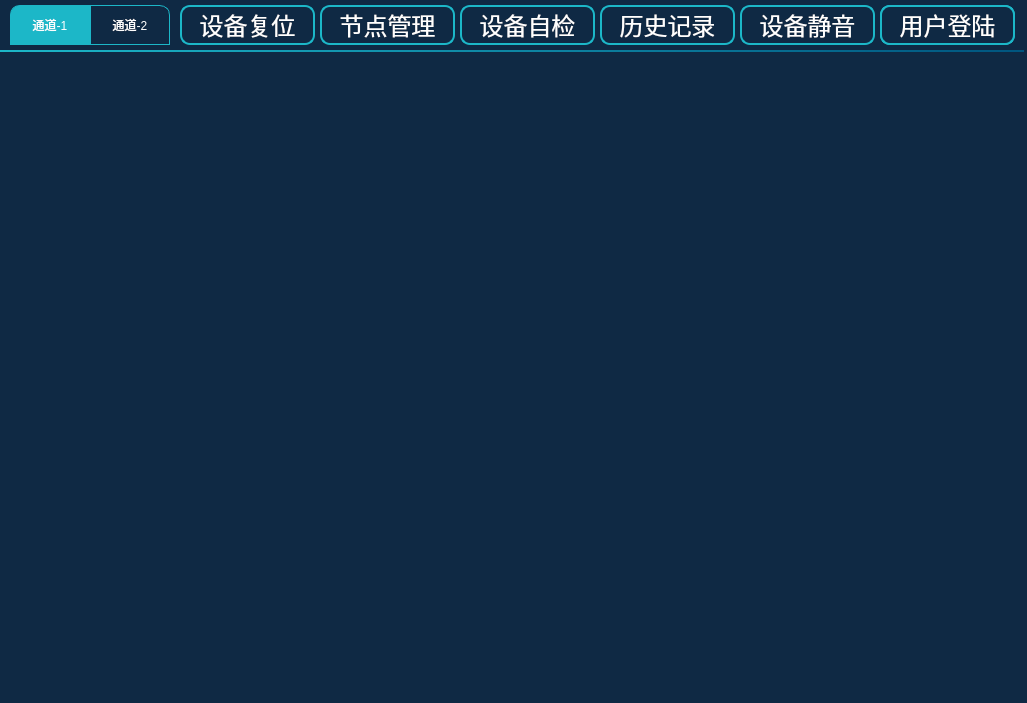
<?xml version="1.0" encoding="UTF-8"?>
<ui version="4.0">
 <class>MainPage</class>
 <widget class="QWidget" name="MainPage">
  <property name="geometry">
   <rect>
    <x>0</x>
    <y>0</y>
    <width>1027</width>
    <height>703</height>
   </rect>
  </property>
  <property name="windowTitle">
   <string>Form</string>
  </property>
  <property name="styleSheet">
   <string notr="true">QWidget#MainPage{
background-color: rgb(15, 41, 68);
}
QToolButton{
font: 18pt &quot;文泉驿等宽微米黑&quot;;
color: rgb(255, 255, 255);
border:2px solid rgb(28, 183, 200);
border-radius:10px;
background-color: rgb(15, 41, 68);
}
QToolButton:disabled{
font: 18pt &quot;文泉驿等宽微米黑&quot;;
color: rgb(255, 255, 255);
border-color: rgb(255, 255, 255);
}
/*
QToolButton:hover{
font: 17pt &quot;文泉驿等宽微米黑&quot;;
color: rgb(255, 0, 0);
color: rgb(0, 185, 185);
/*background-color: rgb(3, 127, 119);
}*/
QDialog{
background-color: rgb(15, 41, 68);
}
QPushButton{
width:50px;
height:35px;
font: 14pt &quot;文泉驿等宽微米黑&quot;;
color: rgb(255, 255, 255);
border:2px solid rgb(28, 183, 200);
border-radius:10px;
background-color: rgb(15, 41, 68);
}
QLabel{
font: 14pt &quot;文泉驿等宽微米黑&quot;;
color: rgb(255, 255, 255);
}</string>
  </property>
  <widget class="QToolButton" name="tBtnMute">
   <property name="geometry">
    <rect>
     <x>740</x>
     <y>5</y>
     <width>135</width>
     <height>40</height>
    </rect>
   </property>
   <property name="baseSize">
    <size>
     <width>110</width>
     <height>35</height>
    </size>
   </property>
   <property name="font">
    <font>
     <family>文泉驿等宽微米黑</family>
     <pointsize>18</pointsize>
     <weight>50</weight>
     <italic>false</italic>
     <bold>false</bold>
    </font>
   </property>
   <property name="text">
    <string>设备静音</string>
   </property>
   <property name="icon">
    <iconset resource="../image.qrc">
     <normaloff>:/Image/speaker.png</normaloff>:/Image/speaker.png</iconset>
   </property>
   <property name="iconSize">
    <size>
     <width>25</width>
     <height>25</height>
    </size>
   </property>
   <property name="toolButtonStyle">
    <enum>Qt::ToolButtonTextBesideIcon</enum>
   </property>
  </widget>
  <widget class="QToolButton" name="tBtnNodeManager">
   <property name="geometry">
    <rect>
     <x>320</x>
     <y>5</y>
     <width>135</width>
     <height>40</height>
    </rect>
   </property>
   <property name="baseSize">
    <size>
     <width>110</width>
     <height>35</height>
    </size>
   </property>
   <property name="font">
    <font>
     <family>文泉驿等宽微米黑</family>
     <pointsize>18</pointsize>
     <weight>50</weight>
     <italic>false</italic>
     <bold>false</bold>
    </font>
   </property>
   <property name="text">
    <string>节点管理</string>
   </property>
   <property name="icon">
    <iconset resource="../image.qrc">
     <normaloff>:/Image/tools.png</normaloff>:/Image/tools.png</iconset>
   </property>
   <property name="iconSize">
    <size>
     <width>25</width>
     <height>25</height>
    </size>
   </property>
   <property name="toolButtonStyle">
    <enum>Qt::ToolButtonTextBesideIcon</enum>
   </property>
  </widget>
  <widget class="QToolButton" name="tBtnRecordQuery">
   <property name="geometry">
    <rect>
     <x>600</x>
     <y>5</y>
     <width>135</width>
     <height>40</height>
    </rect>
   </property>
   <property name="baseSize">
    <size>
     <width>110</width>
     <height>35</height>
    </size>
   </property>
   <property name="font">
    <font>
     <family>文泉驿等宽微米黑</family>
     <pointsize>18</pointsize>
     <weight>50</weight>
     <italic>false</italic>
     <bold>false</bold>
    </font>
   </property>
   <property name="text">
    <string>历史记录</string>
   </property>
   <property name="icon">
    <iconset resource="../image.qrc">
     <normaloff>:/Image/volume.png</normaloff>:/Image/volume.png</iconset>
   </property>
   <property name="iconSize">
    <size>
     <width>25</width>
     <height>25</height>
    </size>
   </property>
   <property name="toolButtonStyle">
    <enum>Qt::ToolButtonTextBesideIcon</enum>
   </property>
  </widget>
  <widget class="QToolButton" name="tBtnUserLogin">
   <property name="geometry">
    <rect>
     <x>880</x>
     <y>5</y>
     <width>135</width>
     <height>40</height>
    </rect>
   </property>
   <property name="baseSize">
    <size>
     <width>110</width>
     <height>35</height>
    </size>
   </property>
   <property name="font">
    <font>
     <family>文泉驿等宽微米黑</family>
     <pointsize>18</pointsize>
     <weight>50</weight>
     <italic>false</italic>
     <bold>false</bold>
    </font>
   </property>
   <property name="text">
    <string>用户登陆</string>
   </property>
   <property name="icon">
    <iconset resource="../image.qrc">
     <normaloff>:/Image/user.png</normaloff>:/Image/user.png</iconset>
   </property>
   <property name="iconSize">
    <size>
     <width>25</width>
     <height>25</height>
    </size>
   </property>
   <property name="toolButtonStyle">
    <enum>Qt::ToolButtonTextBesideIcon</enum>
   </property>
  </widget>
  <widget class="QToolButton" name="tBtnPass2">
   <property name="geometry">
    <rect>
     <x>90</x>
     <y>5</y>
     <width>80</width>
     <height>40</height>
    </rect>
   </property>
   <property name="styleSheet">
    <string notr="true">QToolButton{
font: 16pt &quot;文泉驿等宽微米黑&quot;;
color: rgb(255, 255, 255);
border:1px solid rgb(28, 183, 200);
border-top-left-radius:0px;
border-top-right-radius:10px;
border-bottom-left-radius:0px;
border-bottom-right-radius:0px;
background-color: rgb(15, 41, 68);
}
/*
QToolButton:hover{
font: 13pt &quot;文泉驿等宽微米黑&quot;;
color: rgb(255, 255, 255);
background-color: rgb(28, 183, 200);
}
*/</string>
   </property>
   <property name="text">
    <string>通道-2</string>
   </property>
  </widget>
  <widget class="QToolButton" name="tBtnPass1">
   <property name="geometry">
    <rect>
     <x>10</x>
     <y>5</y>
     <width>80</width>
     <height>40</height>
    </rect>
   </property>
   <property name="styleSheet">
    <string notr="true">QToolButton{
font: 16pt &quot;文泉驿等宽微米黑&quot;;
color: rgb(255, 255, 255);
border:1px solid rgb(28, 183, 200);
border-top-left-radius:10px;
border-top-right-radius:0px;
border-bottom-left-radius:0px;
border-bottom-right-radius:0px;
background-color: rgb(15, 41, 68);
background-color: rgb(28, 183, 200);
}
/*
QToolButton:hover{
font: 13pt &quot;文泉驿等宽微米黑&quot;;
color: rgb(255, 255, 255);
background-color: rgb(28, 183, 200);
}*/</string>
   </property>
   <property name="text">
    <string>通道-1</string>
   </property>
  </widget>
  <widget class="QToolButton" name="tBtnReset">
   <property name="geometry">
    <rect>
     <x>180</x>
     <y>5</y>
     <width>135</width>
     <height>40</height>
    </rect>
   </property>
   <property name="baseSize">
    <size>
     <width>110</width>
     <height>35</height>
    </size>
   </property>
   <property name="font">
    <font>
     <family>文泉驿等宽微米黑</family>
     <pointsize>18</pointsize>
     <weight>50</weight>
     <italic>false</italic>
     <bold>false</bold>
    </font>
   </property>
   <property name="text">
    <string>设备复位</string>
   </property>
   <property name="icon">
    <iconset resource="../image.qrc">
     <normaloff>:/Image/reset.png</normaloff>:/Image/reset.png</iconset>
   </property>
   <property name="iconSize">
    <size>
     <width>25</width>
     <height>25</height>
    </size>
   </property>
   <property name="toolButtonStyle">
    <enum>Qt::ToolButtonTextBesideIcon</enum>
   </property>
  </widget>
  <widget class="QToolButton" name="tBtnSelfCheck">
   <property name="geometry">
    <rect>
     <x>460</x>
     <y>5</y>
     <width>135</width>
     <height>40</height>
    </rect>
   </property>
   <property name="baseSize">
    <size>
     <width>110</width>
     <height>35</height>
    </size>
   </property>
   <property name="font">
    <font>
     <family>文泉驿等宽微米黑</family>
     <pointsize>18</pointsize>
     <weight>50</weight>
     <italic>false</italic>
     <bold>false</bold>
    </font>
   </property>
   <property name="text">
    <string>设备自检</string>
   </property>
   <property name="icon">
    <iconset resource="../image.qrc">
     <normaloff>:/Image/focus.png</normaloff>:/Image/focus.png</iconset>
   </property>
   <property name="iconSize">
    <size>
     <width>25</width>
     <height>25</height>
    </size>
   </property>
   <property name="toolButtonStyle">
    <enum>Qt::ToolButtonTextBesideIcon</enum>
   </property>
  </widget>
  <widget class="QStackedWidget" name="stackedWgtPass">
   <property name="geometry">
    <rect>
     <x>0</x>
     <y>55</y>
     <width>1024</width>
     <height>640</height>
    </rect>
   </property>
   <property name="currentIndex">
    <number>-1</number>
   </property>
  </widget>
  <widget class="QLabel" name="label_18">
   <property name="geometry">
    <rect>
     <x>0</x>
     <y>50</y>
     <width>1024</width>
     <height>2</height>
    </rect>
   </property>
   <property name="styleSheet">
    <string notr="true">font: 16pt &quot;文泉驿等宽微米黑&quot;;
background-color: qlineargradient(spread:reflect, x1:0, y1:0, x2:1, y2:0, stop:0 rgba(28, 183, 200, 255), stop:1 rgba(0, 85, 127, 255));</string>
   </property>
   <property name="text">
    <string/>
   </property>
  </widget>
  <widget class="QToolButton" name="tBtnUserLogout">
   <property name="geometry">
    <rect>
     <x>880</x>
     <y>5</y>
     <width>135</width>
     <height>40</height>
    </rect>
   </property>
   <property name="baseSize">
    <size>
     <width>110</width>
     <height>35</height>
    </size>
   </property>
   <property name="font">
    <font>
     <family>文泉驿等宽微米黑</family>
     <pointsize>18</pointsize>
     <weight>50</weight>
     <italic>false</italic>
     <bold>false</bold>
    </font>
   </property>
   <property name="text">
    <string>用户退出</string>
   </property>
   <property name="icon">
    <iconset resource="../image.qrc">
     <normaloff>:/Image/back.png</normaloff>:/Image/back.png</iconset>
   </property>
   <property name="iconSize">
    <size>
     <width>25</width>
     <height>25</height>
    </size>
   </property>
   <property name="toolButtonStyle">
    <enum>Qt::ToolButtonTextBesideIcon</enum>
   </property>
  </widget>
  <zorder>tBtnUserLogout</zorder>
  <zorder>tBtnMute</zorder>
  <zorder>tBtnNodeManager</zorder>
  <zorder>tBtnRecordQuery</zorder>
  <zorder>tBtnUserLogin</zorder>
  <zorder>tBtnPass2</zorder>
  <zorder>tBtnPass1</zorder>
  <zorder>tBtnReset</zorder>
  <zorder>tBtnSelfCheck</zorder>
  <zorder>stackedWgtPass</zorder>
  <zorder>label_18</zorder>
 </widget>
 <resources>
  <include location="../image.qrc"/>
 </resources>
 <connections/>
</ui>
